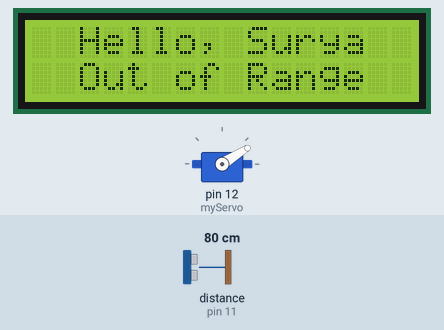
The sketch below on a simulated Arduino Uno, built with avr-gcc and run on an emulated ATmega328P. Parts: 16×2 character LCD, servo. Wiring (inferred from the names in the program): ultrasonic range finder: trigger pin 10; echo pin 11. The inputs (shaded band) are chosen by the test bench; at power-on: distance to the obstacle (sensor on pin 11) 80 cm. The echo pulse lasts 58.3 µs per cm; what the sketch prints to the serial monitor is not drawn.

Above: at 1.26 s.
1.3 s: distance to the obstacle (sensor on pin 11) set to 9 cm
At 1.46 s:
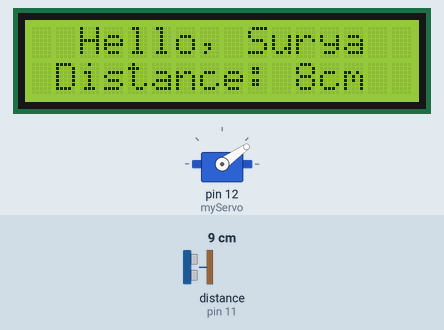
3.0 s: distance to the obstacle (sensor on pin 11) set to 18 cm
At 3.17 s:
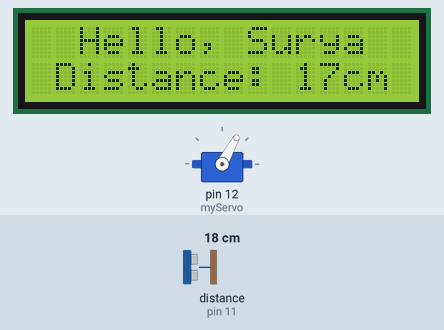
4.7 s: distance to the obstacle (sensor on pin 11) set to 120 cm
At 6.27 s:
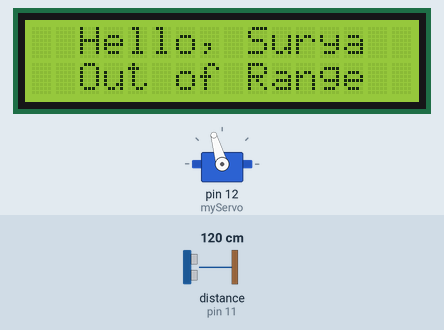
6.4 s: distance to the obstacle (sensor on pin 11) set to 250 cm
9.0 s: distance to the obstacle (sensor on pin 11) set to 299 cm
12.0 s: distance to the obstacle (sensor on pin 11) set to 35 cm
At 14.66 s:
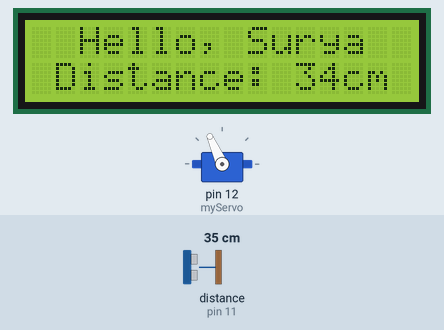
Timing chart, 0 to 14.8 s (numbered marks = the images above; inputs shaded):
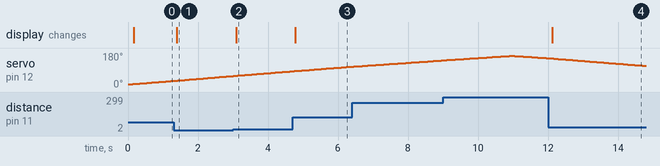

Measured:
- after the input at 1.3 s, the display: changes after 0.09 s (image 1)
- after the input at 3.0 s, the display: changes after 0.10 s (image 2)
- after the input at 4.7 s, the display: changes after 0.08 s (image 3)
- after the input at 12.0 s, the display: changes after 0.12 s (image 4)
- by itself, servo on pin 12 (myServo): rises from 141° to 165° in 1.9 s, then falls to 153° in 1.1 s

The sketch:

Arduino_Code.ino
```cpp
// Includes the Servo library
#include <Servo.h>
#include<LiquidCrystal_I2C.h>
LiquidCrystal_I2C lcd(0x27, 16, 2);
// Defines Tirg and Echo pins of the Ultrasonic Sensor
const int trigPin = 10;
const int echoPin = 11;
// Variables for the duration and the distance
long duration;
int distance;
Servo myServo; // Creates a servo object for controlling the servo motor
void setup() {
  lcd.begin(2, 16);
  lcd.backlight();
  pinMode(trigPin, OUTPUT); // Sets the trigPin as an Output
  pinMode(echoPin, INPUT); // Sets the echoPin as an Input
  Serial.begin(9600);
  myServo.attach(12); // Defines on which pin is the servo motor attached
}
void loop() {
  // rotates the servo motor from 15 to 165 degrees
  for (int i = 15; i <= 165; i++) {
    myServo.write(i);
    delay(30);
    distance = calculateDistance();// Calls a function for calculating the distance measured by the Ultrasonic sensor for each degree

    Serial.print(i);
    Serial.print(",");
    Serial.print(distance);
    Serial.print(".");

    if (distance < 40)
    {

      lcd.clear();
      lcd.setCursor(2, 0);
      lcd.print("Hello, Surya ");
      lcd.setCursor(1, 1);
      lcd.print("Distance: ");
      lcd.print(distance);
      lcd.print("cm");
      // Draws bargraph on the second line of the LCD

      lcd.setCursor(0, 1);
      delay(5);
    }
    else
    {
      lcd.clear();
      lcd.setCursor(2, 0);
      lcd.print("Hello, Surya ");
      lcd.setCursor(2, 1);
      lcd.print("Out of Range");
      delay(5);

    }
  }

  for (int i = 165; i > 15; i--) {
    myServo.write(i);
    delay(30);
    distance = calculateDistance();
    Serial.print(i);
    Serial.print(",");
    Serial.print(distance);
    Serial.print(".");

    if (distance < 40)
    {
      lcd.clear();
      lcd.setCursor(2, 0);
      lcd.print("Hello, Surya ");
      lcd.setCursor(1, 1);
      lcd.print("Distance: ");
      lcd.print(distance);
      lcd.print("cm");
      // Draws bargraph on the second line of the LCD

      lcd.setCursor(0, 1);
      delay(5);
    }
    else
    {
      lcd.clear();
      lcd.setCursor(2, 0);
      lcd.print("Hello, Surya ");
      lcd.setCursor(2, 1);
      lcd.print("Out of Range");
      delay(5);

    }
  }
}
// Function for calculating the distance measured by the Ultrasonic sensor
int calculateDistance() {

  digitalWrite(trigPin, LOW);
  delayMicroseconds(2);
  // Sets the trigPin on HIGH state for 10 micro seconds
  digitalWrite(trigPin, HIGH);
  delayMicroseconds(10);
  digitalWrite(trigPin, LOW);
  duration = pulseIn(echoPin, HIGH); // Reads the echoPin, returns the sound wave travel time in microseconds
  distance = duration * 0.034 / 2;
  return distance;
}
```
